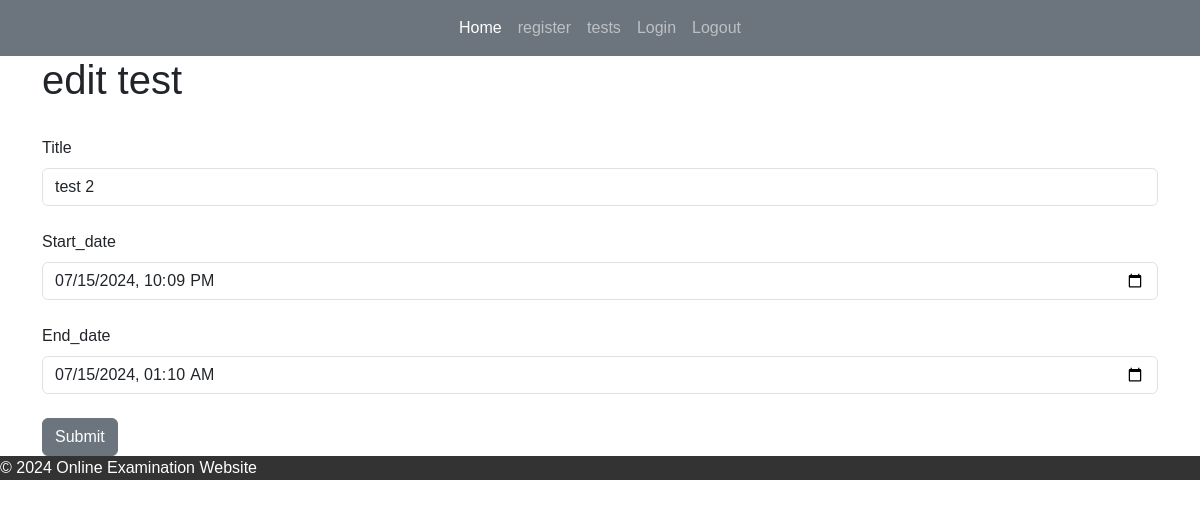
The page /tests/2/edit-test (signed in) on the database as committed earlier.
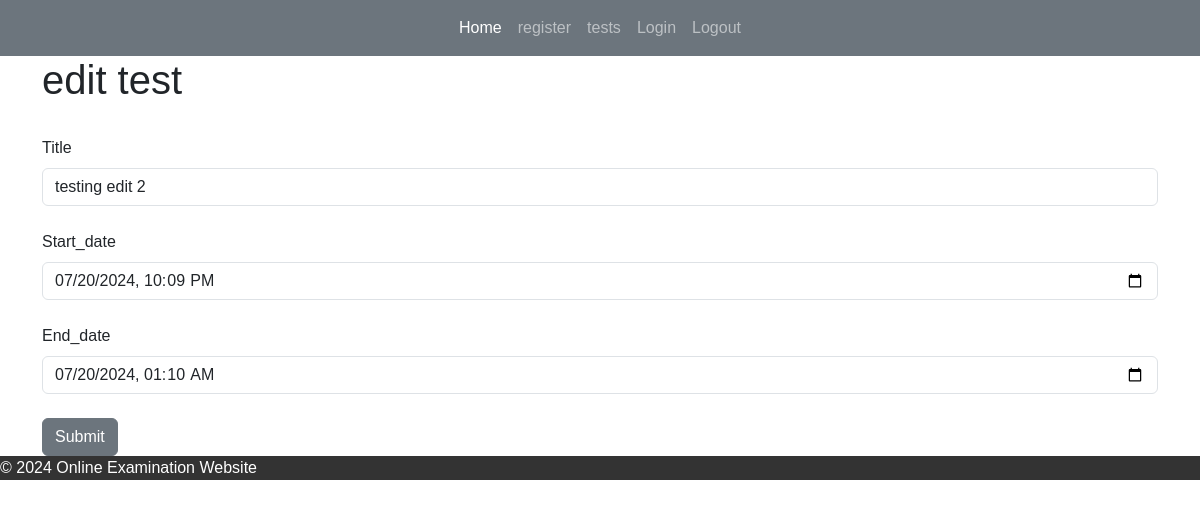
The same page on the database as committed later.
### app.py (models this page shows)
class Tests(db.Model):
    test_id = db.Column(db.Integer, primary_key=True)
    title = db.Column(db.String(255))
    start_date = db.Column(db.DateTime, default=datetime.utcnow)
    end_date = db.Column(db.DateTime, default=datetime.utcnow)
    teacher_id = db.Column(db.Integer, db.ForeignKey('users.id'))
    questions = db.relationship("Questions", backref="test")

### app.py (the view, shortened to what this page needs)
@app.route('/tests/<int:id>/edit-test', methods=['GET', 'POST'])
def edit_test(id):
    test_to_edit = Tests.query.get_or_404(id)
    form = TestForm()
    if current_user.id == test_to_edit.teacher_id:
        form.title.data = test_to_edit.title
        form.start_date.data = test_to_edit.start_date
        form.end_date.data = test_to_edit.end_date
        return render_template('edit_test.html', form=form)
    else:
        flash("not authorized")
        return redirect(url_for('tests'))

### app.py
class TestForm(FlaskForm):
    title = StringField("Title", validators=[DataRequired()])
    start_date = DateTimeLocalField('Start_date', validators=[DataRequired()])
    end_date = DateTimeLocalField("End_date", validators=[DataRequired()])
    submit = SubmitField("Submit")

### app.py (called while the page is built)
@login_manager.user_loader
def load_user(user_id):
    return Users.query.get(int(user_id))

### templates/edit_test.html (shortened to what this page needs)
{% extends 'index.html' %}
{% block content %}
<h1>edit test</h1>
<br>
<form method="post">
		{{ form.title.label(class="form-label") }}
		{{ form.title(class="form-control") }}
		<br/>
		{{ form.start_date.label(class="form-label") }}
		{{ form.start_date(class="form-control") }}
		<br/>
		{{ form.end_date.label(class="form-label") }}
		{{ form.end_date(class="form-control") }}
		<br/>
		{{ form.submit(class="btn btn-secondary") }}
</form>
{% endblock %}

Rows that differ between the two databases and show on the page:
changed Tests: title "test 2" → "testing edit 2"; start_date "07/15/2024 22:09" → "07/20/2024 22:09"; end_date "07/15/2024 01:10" → "07/20/2024 01:10"
